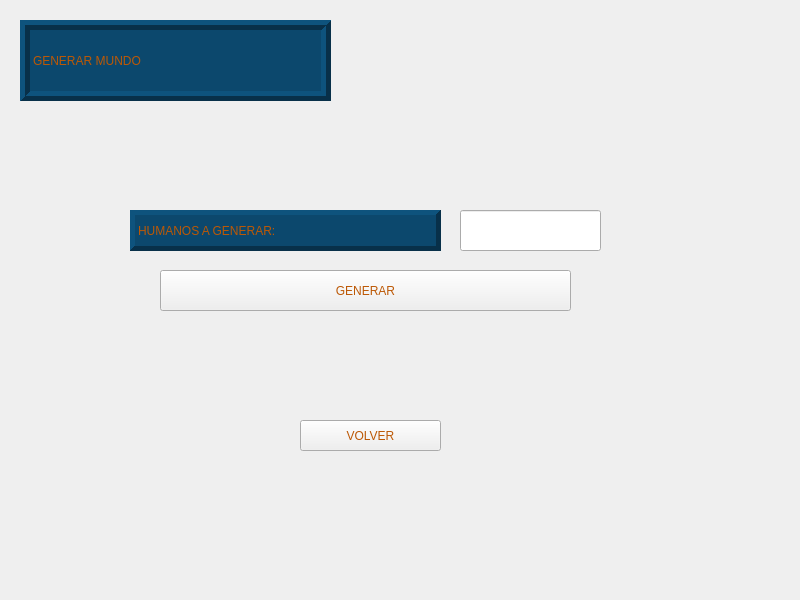
<?xml version="1.0" encoding="UTF-8"?>
<ui version="4.0">
 <class>Ventana_Creacion</class>
 <widget class="QMainWindow" name="Ventana_Creacion">
  <property name="geometry">
   <rect>
    <x>0</x>
    <y>0</y>
    <width>800</width>
    <height>600</height>
   </rect>
  </property>
  <property name="windowTitle">
   <string>MainWindow</string>
  </property>
  <widget class="QWidget" name="centralwidget">
   <widget class="QLabel" name="label">
    <property name="geometry">
     <rect>
      <x>0</x>
      <y>0</y>
      <width>741</width>
      <height>561</height>
     </rect>
    </property>
    <property name="text">
     <string/>
    </property>
    <property name="pixmap">
     <pixmap resource="Imagenes.qrc">:/Listas/fondo_creacion.jpg</pixmap>
    </property>
    <property name="scaledContents">
     <bool>true</bool>
    </property>
   </widget>
   <widget class="QLabel" name="label_2">
    <property name="geometry">
     <rect>
      <x>20</x>
      <y>20</y>
      <width>311</width>
      <height>81</height>
     </rect>
    </property>
    <property name="styleSheet">
     <string notr="true">background-color: rgb(12, 72, 109);
font: 75 italic 24pt &quot;Times New Roman&quot;;
color: rgb(188, 88, 5);</string>
    </property>
    <property name="frameShape">
     <enum>QFrame::Box</enum>
    </property>
    <property name="frameShadow">
     <enum>QFrame::Raised</enum>
    </property>
    <property name="lineWidth">
     <number>5</number>
    </property>
    <property name="text">
     <string>GENERAR MUNDO</string>
    </property>
   </widget>
   <widget class="QLabel" name="label_3">
    <property name="geometry">
     <rect>
      <x>130</x>
      <y>210</y>
      <width>311</width>
      <height>41</height>
     </rect>
    </property>
    <property name="styleSheet">
     <string notr="true">background-color: rgb(12, 72, 109);
font: 75 italic 20pt &quot;Times New Roman&quot;;
color: rgb(188, 88, 5);</string>
    </property>
    <property name="frameShape">
     <enum>QFrame::Panel</enum>
    </property>
    <property name="frameShadow">
     <enum>QFrame::Raised</enum>
    </property>
    <property name="lineWidth">
     <number>5</number>
    </property>
    <property name="text">
     <string>HUMANOS A GENERAR:</string>
    </property>
   </widget>
   <widget class="QLineEdit" name="lineEdit">
    <property name="geometry">
     <rect>
      <x>460</x>
      <y>210</y>
      <width>141</width>
      <height>41</height>
     </rect>
    </property>
    <property name="styleSheet">
     <string notr="true">font: italic 20pt &quot;Times New Roman&quot;;
color: rgb(188, 88, 5);</string>
    </property>
   </widget>
   <widget class="QPushButton" name="pushButton">
    <property name="geometry">
     <rect>
      <x>160</x>
      <y>270</y>
      <width>411</width>
      <height>41</height>
     </rect>
    </property>
    <property name="styleSheet">
     <string notr="true">color: rgb(188, 88, 5);
font: italic 20pt &quot;Times New Roman&quot;;</string>
    </property>
    <property name="text">
     <string>GENERAR</string>
    </property>
   </widget>
   <widget class="QPushButton" name="pushButton_2">
    <property name="geometry">
     <rect>
      <x>300</x>
      <y>420</y>
      <width>141</width>
      <height>31</height>
     </rect>
    </property>
    <property name="styleSheet">
     <string notr="true">color: rgb(188, 88, 5);
font: italic 20pt &quot;Times New Roman&quot;;</string>
    </property>
    <property name="text">
     <string>VOLVER</string>
    </property>
   </widget>
  </widget>
 </widget>
 <resources>
  <include location="Imagenes.qrc"/>
 </resources>
 <connections/>
</ui>
